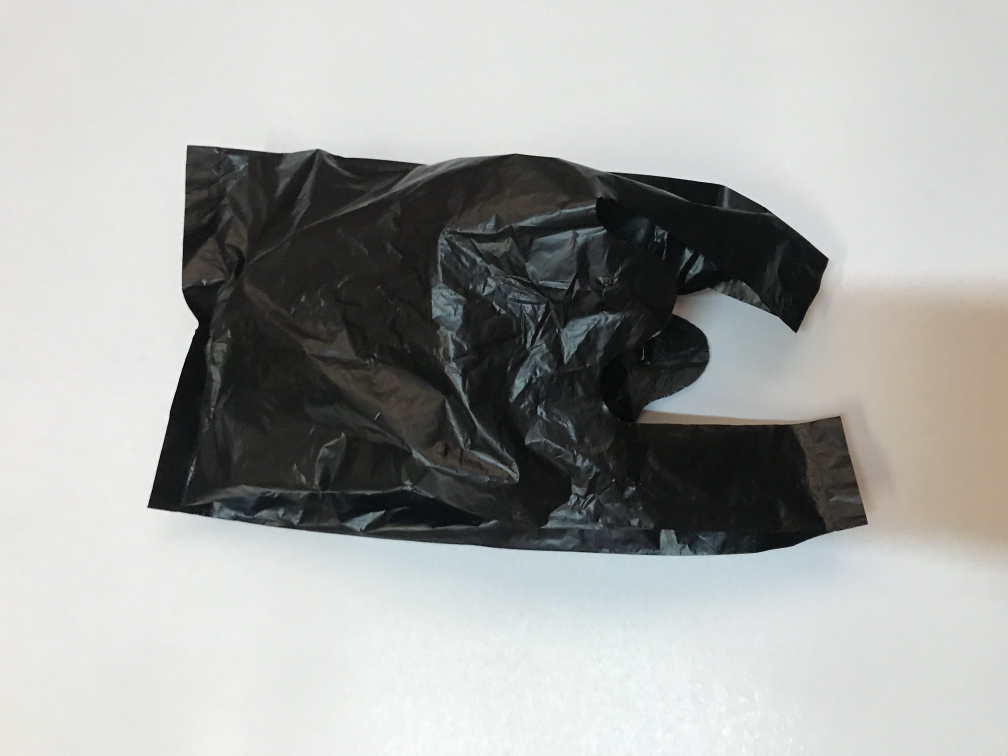
#> input picture plasticbag2.jpeg, 4032 x 3024 px (shown at 1/4 size)
$ python 'ch3-resizing and cropping.py'
#> lines starting #> are read from the running program, lines starting #| are printed output that depends on the picture
import cv2
img = cv2.imread('plasticbag2.jpeg')
#> img is the input picture: shape (3024, 4032, 3); mean B, G, R 165, 167.1, 166
print(img.shape)
#| (3024, 4032, 3)
imgResize = cv2.resize(img, (640,480))
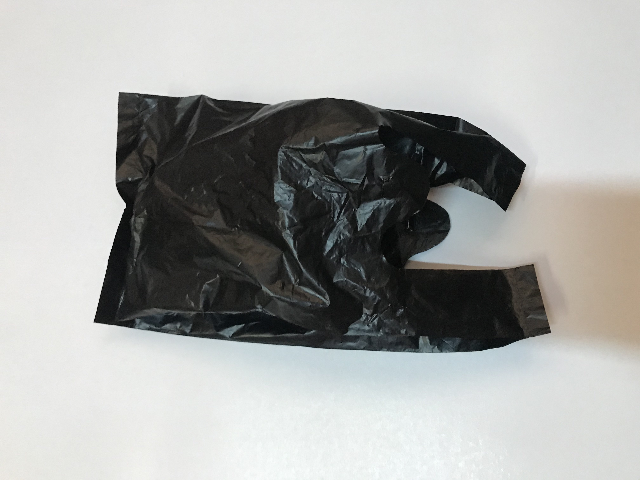
#> imgResize: shape (480, 640, 3); mean B, G, R 164.9, 167.1, 165.9
imgCropped = img[0:200,200:500]
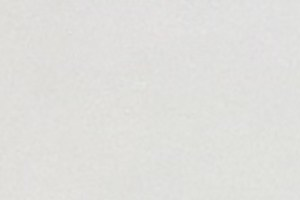
#> imgCropped: shape (200, 300, 3); mean B, G, R 220.5, 223.6, 224
cv2.imshow("ImageResize", imgResize)
cv2.imshow("ImageCropped", imgCropped)
print(imgResize.shape)
#| (480, 640, 3)

cv2.waitKey(0)

$ run again, with face.jpg copied over plasticbag2.jpeg
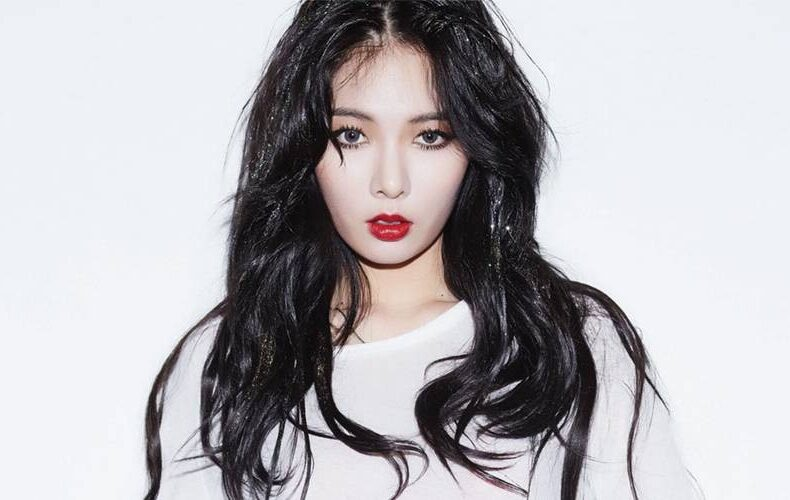
#> input picture face.jpg, 790 x 500 px
#> img is the input picture: shape (500, 790, 3); mean B, G, R 182.4, 178.5, 180.8
#| (500, 790, 3)
#> `imgResize = cv2.resize(img, (640,480))`:
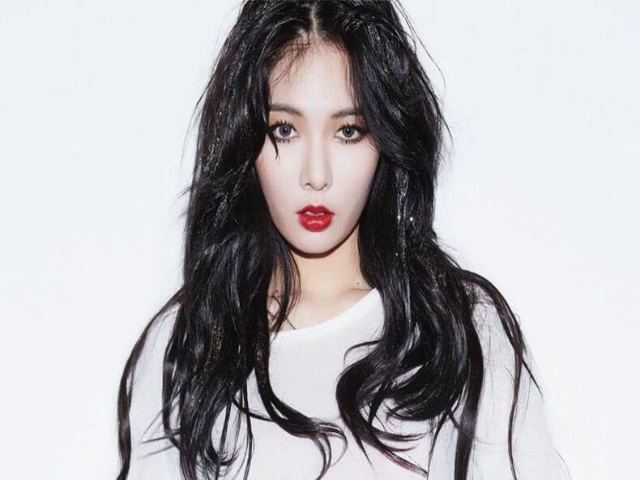
#> imgResize: shape (480, 640, 3); mean B, G, R 182.3, 178.4, 180.7
#> `imgCropped = img[0:200,200:500]`:
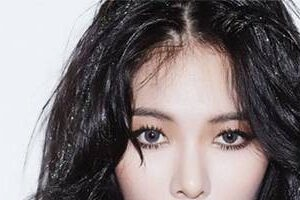
#> imgCropped: shape (200, 300, 3); mean B, G, R 123, 121.6, 129.8
#| (480, 640, 3)
